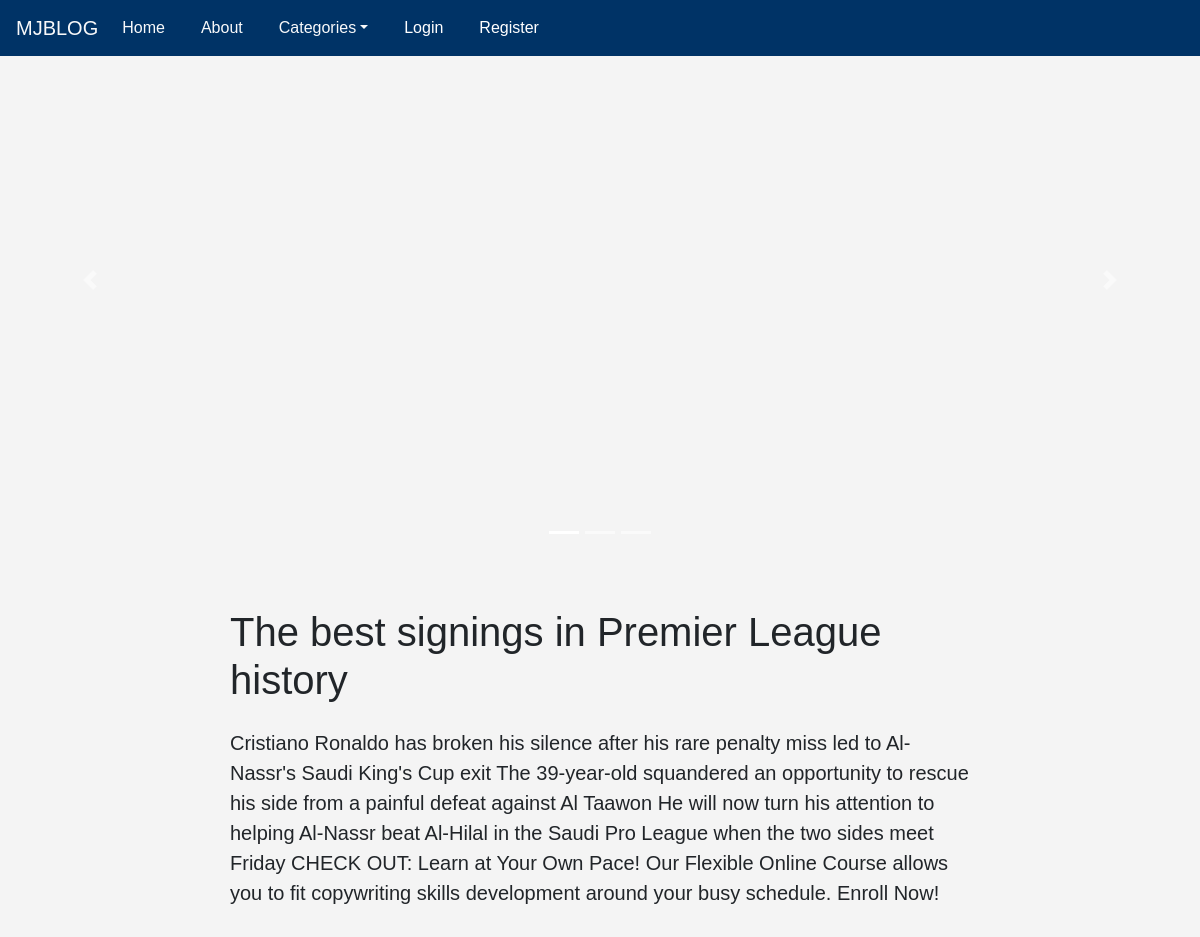
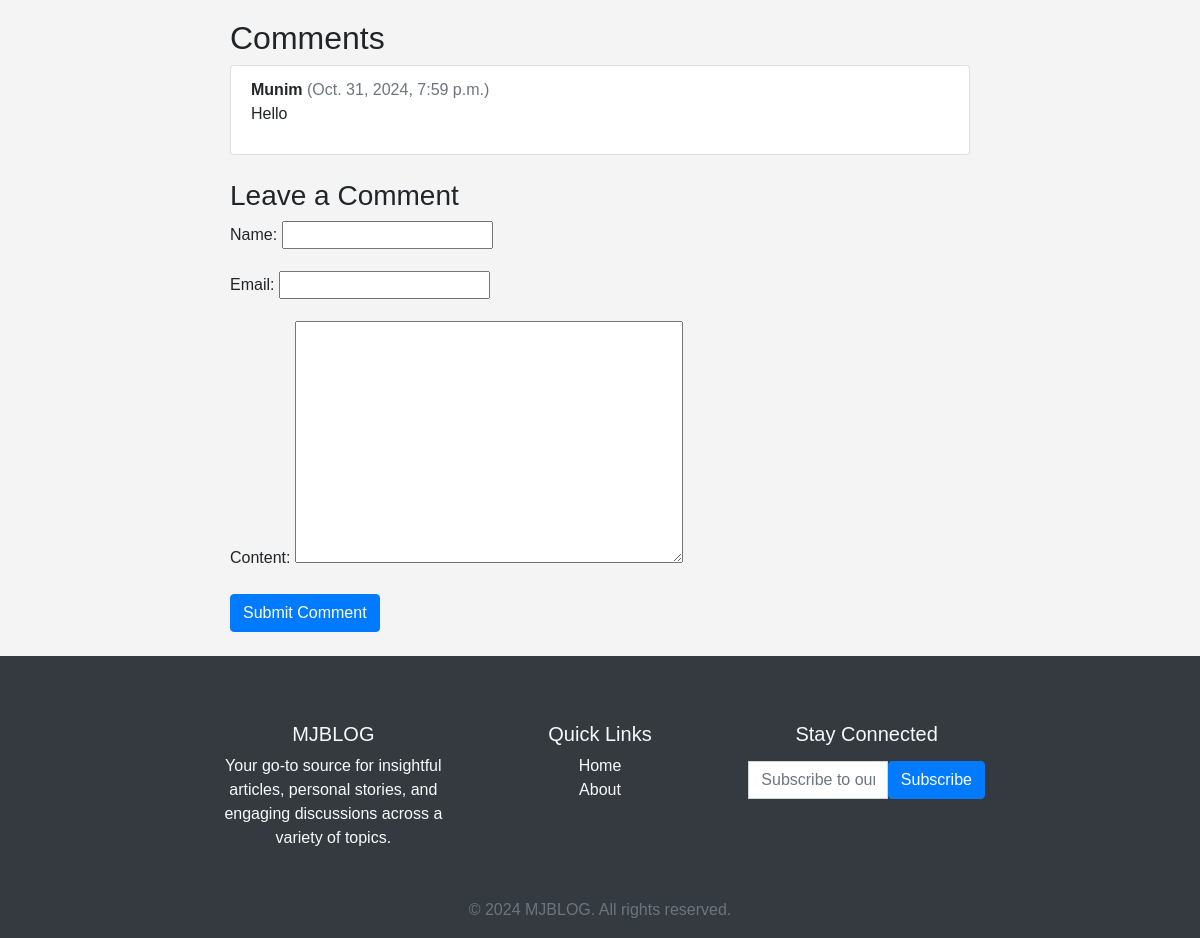
Screenshot of /post/3/ with the database file from the repository (2 pictures, top to bottom).
### blog/models.py (models this page shows, shortened)
class Post(models.Model):
    title = models.CharField(max_length=200,null=True)
    content = models.TextField()
    created_at = models.DateTimeField(auto_now_add=True)
    updated_at = models.DateTimeField(auto_now=True)
    author = models.ForeignKey(User, on_delete=models.CASCADE)
    category = models.ForeignKey(Category, on_delete=models.SET_NULL, null=True, related_name='posts')

class Comment(models.Model):
    post = models.ForeignKey(Post, on_delete=models.CASCADE, related_name='comments')
    name = models.CharField(max_length=100)  # Ensure this field exists
    email = models.EmailField()  # Ensure this field exists
    content = models.TextField()
    created_at = models.DateTimeField(auto_now_add=True)

### blog/views.py (the view)
# urls.py: path('post/<int:id>/', views.post_detail, name='post_detail'),
def post_detail(request, id):
    post = get_object_or_404(Post, id=id)
    comments = post.comments.all()  # Retrieve comments related to this post
    form = CommentForm(request.POST or None)
    if form.is_valid():
        comment = form.save(commit=False)
        comment.post = post  # Associate the comment with the post
        comment.save()
        return redirect('post_detail', id=post.id)  # Redirect to the same post page after submission
    return render(request, 'blog/post_detail.html', {
        'post': post,
        'comments': comments,
        'form': form,
    })

### blog/forms.py
class CommentForm(forms.ModelForm):
    class Meta:
        model = Comment  # Ensure this is the correct model for comments
        fields = ['name', 'email', 'content']  # Include the fields you want in the form

### blog/context_processors.py (called while the page is built)
def category_list(request):
    categories = Category.objects.all()  # Fetch all categories
    return {'categories': categories}

### blog/templates/blog/post_detail.html (shortened to what this page needs)
{% extends 'blog/base.html' %}
    {% block content %}
<div class="container mt-5">
    <h1 class="mb-4">{{ post.title }}</h1>
    <p class="lead">{{ post.content }}</p>
    <h2 class="mt-5">Comments</h2>
    <ul class="list-group mb-4">
        {% for comment in comments %}
            <li class="list-group-item">
                <strong>{{ comment.name }}</strong> <span class="text-muted">({{ comment.created_at }})</span>
                <p>{{ comment.content }}</p>
            </li>
        {% empty %}
            <li class="list-group-item">No comments yet.</li>
        {% endfor %}
    </ul>
    <h3>Leave a Comment</h3>
    <form method="POST" class="comment-form mb-4">
        {{ form.as_p }}
        <button type="submit" class="btn btn-primary">Submit Comment</button>
    </form>
</div>
{% endblock %}

### blog/static/blog/styles-light.css (style rules this page uses)
body { background-color: white; color: black; }

### blog/static/blog/styles-dark.css (style rules this page uses)
body { background-color: black; color: white; }

### blog/templates/blog/base.html (style rules this page uses)
.container { max-width: 800px; margin-top: 50px; }
* { box-sizing: border-box; margin: 0; padding: 0; }
body { padding-top: 0; font-family: Arial, sans-serif; background-color: #f4f4f4; }

### rows the page displays
Post: title "The best signings in Premier League history", content "Cristiano Ronaldo has broken his silence after his rare penalty miss led to Al-Nassr's Saudi King's Cup exit The 39-year-old squandered an opportunity to rescue his side from a painful defeat against Al Taawon He will now turn his attention to helping Al-Nassr beat Al-Hilal in the Saudi Pro League when the two sides meet Friday CHECK OUT: Learn at Your Own Pace! Our Flexible Online Course allows you to fit copywriting skills development around your busy schedule. Enroll Now!"
Comment: name "Munim", created_at "Oct. 31, 2024, 7:59 p.m.", content "Hello"
